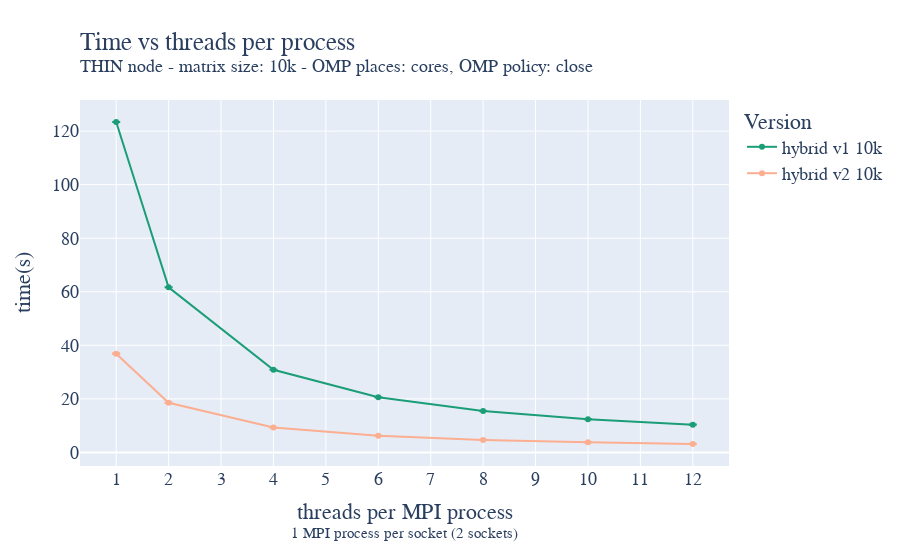

Here is the notebook cell this chart was saved with:
### Markdown cell above
## THIN

### Code cell
fig = go.Figure()

fig.add_trace(go.Scatter(x=strong_OMP_thin_hybrid_static_grid_010k_avg["nthreads_per_process"]["mean"][:7], y=strong_OMP_thin_hybrid_static_grid_010k_avg["time"]["mean"][:7], name='hybrid v1 10k',
                         error_y=dict(
                             type="data",
                             array=strong_OMP_thin_hybrid_static_grid_010k_avg["time"]["std"][:7],
                             visible=True)))
fig.add_trace(go.Scatter(x=strong_OMP_thin_hybrid_static_grid_010k_avg["nthreads_per_process"]["mean"][7:], y=strong_OMP_thin_hybrid_static_grid_010k_avg["time"]["mean"][7:], name='hybrid v2 10k',
                         error_y=dict(
                             type="data",
                             array=strong_OMP_thin_hybrid_static_grid_010k_avg["time"]["std"][7:],
                             visible=True)))
fig.update_layout(
    title=go.layout.Title(
        text="Time vs threads per process<br><sup>THIN node - matrix size: 10k - OMP places: cores, OMP policy: close</sup>",
        xref="paper",
        x=0,
    ),
    xaxis_title="threads per MPI process<br><sup>1 MPI process per socket (2 sockets)</sup>",
    xaxis = dict(
        tickmode = 'linear',
        tick0 = '1',
        dtick = '1'
    ),
    yaxis_title="time(s)",
    legend_title="Version",
    font=dict(
        family="Courier New, monospace",
        size=18,
    ),
    colorway=["#1b9e77","#fcae91","#7570b3"],
)
fig.show()
fig.write_image("/home/andres/hpc/Foundations_of_HPC_2022/Assignment/my_assignment/report/images/strong_OMP_thin_hybrid_grid_010k.pdf", height=500, width=1000)

### Figure 1 — Plotly figure (JSON) as saved in the notebook; plotly's stock layout.template omitted (floating-point values rounded to 4 significant figures)
{"data": [{"error_y": {"array": [0.02499, 0.01645, 0.01044, 0.007418, 0.003234, 0.003809, 0.03035], "type": "data", "visible": true}, "name": "hybrid v1 10k", "type": "scatter", "x": [1, 2, 4, 6, 8, 10, 12], "y": [123.4, 61.67, 30.89, 20.6, 15.48, 12.4, 10.38]}, {"error_y": {"array": [0.136, 0.1019, 0.01866, 0.02003, 0.01709, 0.013, 0.03842], "type": "data", "visible": true}, "name": "hybrid v2 10k", "type": "scatter", "x": [1, 2, 4, 6, 8, 10, 12], "y": [36.88, 18.53, 9.292, 6.234, 4.691, 3.781, 3.184]}], "layout": {"colorway": ["#1b9e77", "#fcae91", "#7570b3"], "font": {"family": "Courier New, monospace", "size": 18}, "legend": {"title": {"text": "Version"}}, "title": {"text": "Time vs threads per process<br><sup>THIN node - matrix size: 10k - OMP places: cores, OMP policy: close</sup>", "x": 0, "xref": "paper"}, "xaxis": {"dtick": "1", "tick0": "1", "tickmode": "linear", "title": {"text": "threads per MPI process<br><sup>1 MPI process per socket (2 sockets)</sup>"}}, "yaxis": {"title": {"text": "time(s)"}}}}
